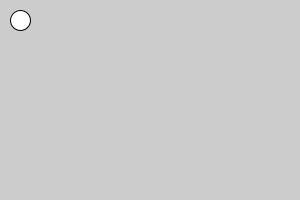
Frame 1 (no input)
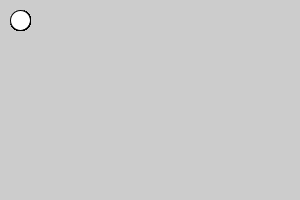
Frame 60 (the mouse pressed at the canvas centre just before this capture)
Frame 120 (the mouse held since frame 60 and released just before this capture): identical to frame 60, image omitted

The Processing sketch that drew these frames (run headless with seeded random() and noise(); from frame 60 on, the mouse is pressed at the canvas centre):

// Processing sketch: processing_106907
// ── processing_106907.pde

int x = 20;
int y = 20;

int dx = 0;
int dy = 0;

void setup() {  //setup function called initially, only once
  size(300,200);  
  
}

void draw() {  //draw function loops 
   // background(255,255,0);
    ellipse(x,y,20,20);
    
    if(key == 'd'){
       dx = 1;
    }
    
    if(key == 'a'){
       dx = -1;
    }
    
    x = x + dx;
    y = y + dy;
    }
